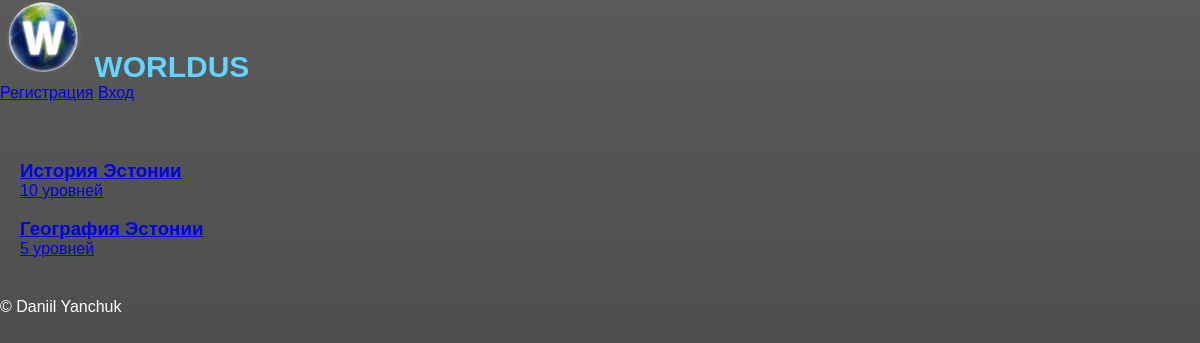
/categories.php, run on the app's committed database.
### tables this page shows
CREATE TABLE `categories` (
  `id` int(11) NOT NULL,
  `name` varchar(100) DEFAULT NULL,
  `description` mediumtext DEFAULT NULL,
  `image` blob DEFAULT NULL
);

### categories.php (the view)
<?php
include "config/db.php";
include "includes/header.php";
$result = $conn->query("SELECT * FROM categories");
?>
<a href="levels.php?category=<?= $category['id'] ?>">
<div class="container">
    <div class="grid">
<?php
while ($row = $result->fetch_assoc()) {
    echo "
    <a href='levels.php?category_id={$row['id']}' class='card category'>
        <img src='{$row['image']}' alt=''>
        <h3>{$row['name']}</h3>
        <p>{$row['description']}</p>
    </a>
    ";
}
?>
    </div>
</div>
<?php include "includes/footer.php"; ?>

### assets/css/style.css (style rules this page uses)
* { margin:0; padding:0; box-sizing:border-box; font-family:Arial, Helvetica, sans-serif; }
body { background: linear-gradient(rgba(0,0,0,0.65), rgba(0,0,0,0.75)), url("../images/background.jpg"); background-size:cover; background-position:center; background-attachment:fixed; min-height:100vh; color:white; }
.container { width:100%; max-width:1200px; margin:auto; padding:40px 20px; }

### data on the page
categories: name "История Эстонии", description "10 уровней"
categories: name "География Эстонии", description "5 уровней"
